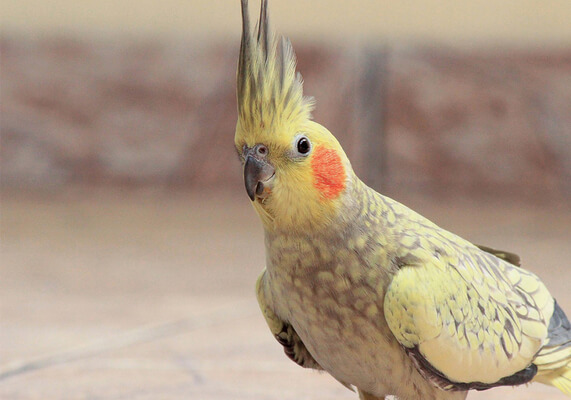
#> input picture Goruntu_isleme/pa.jpg, 571 x 400 px, given in place of the camera
$ python main.py
#> lines starting #> are read from the running program, lines starting #| are printed output that depends on the picture; after the words box and inside, x2 and y2 are one past the last pixel; in counts of white or black regions, pixels touching at a corner belong together
import cv2

kamera = cv2.VideoCapture(0)

while True:

    success, goruntu = kamera.read()
#> goruntu is the input picture: shape (400, 571, 3); mean B, G, R 132.4, 152.5, 172.3
    gray = cv2.cvtColor(goruntu,cv2.COLOR_BGR2GRAY)
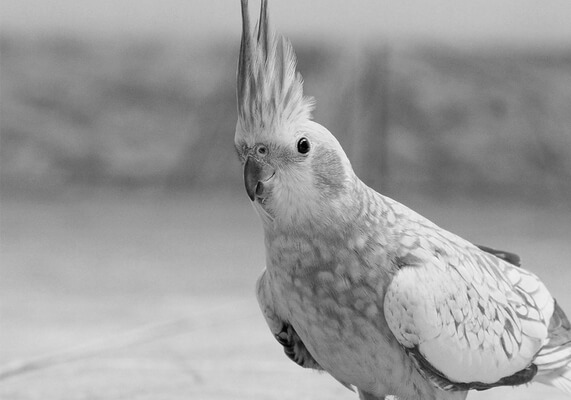
#> gray: shape (400, 571); min 0, max 247, mean 156.1
    kenar = cv2.Canny(goruntu,100,100)
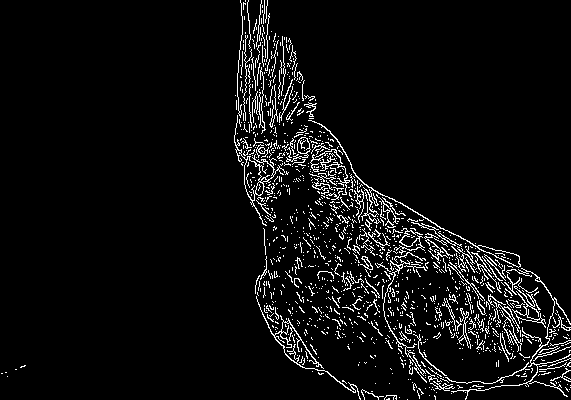
#> kenar: shape (400, 571); 5.5% white in thin lines or dots

    (thresh, siyah_beyaz) = cv2.threshold(gray, 127, 255, cv2.THRESH_BINARY)
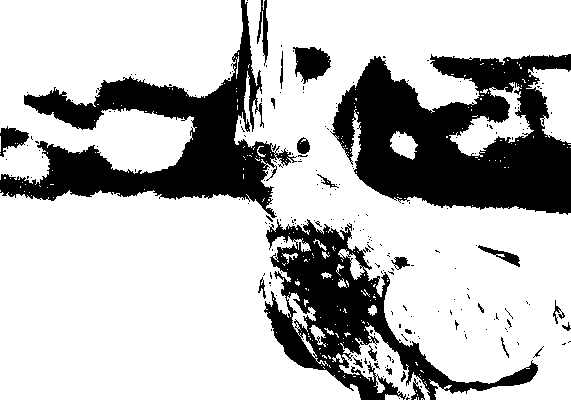
#> siyah_beyaz: shape (400, 571); 73.3% white; 223 black regions (199 under 20 px), largest, box (x1, y1, x2, y2) and area: (330, 54, 571, 215) 24372, (0, 0, 297, 218) 18730, (264, 219, 538, 400) 14165


    if success:
        cv2.imshow("orijinal", goruntu)
        cv2.imshow("giri", gray)
        cv2.imshow("kenar", kenar)
        cv2.imshow('siyah-beyaz', siyah_beyaz)

    if cv2.waitKey(1) & 0xFF == ord('e'):
#> (key e is pressed here)
        break
kamera.release()
cv2.destroyAllWindows()
